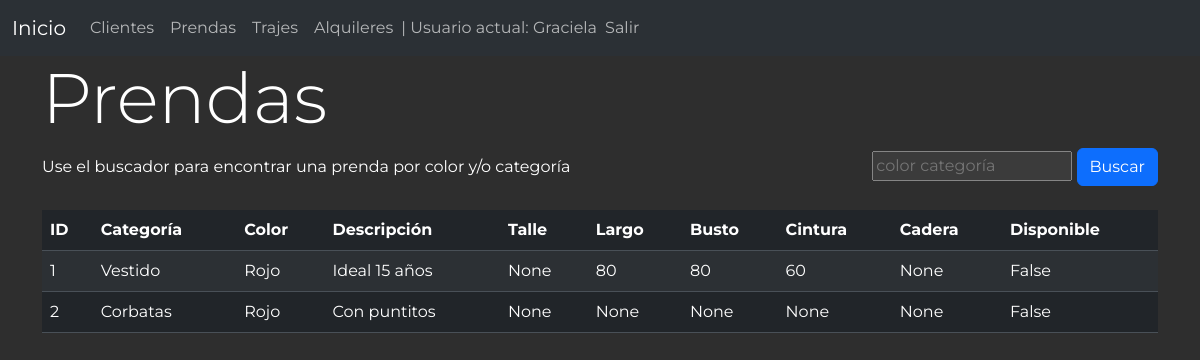
The app's page /prendas/ (signed in) with its own data.
### alquiler/models.py (models this page shows, shortened)
class Prenda(models.Model):
    categoria = models.ForeignKey('Categoria', on_delete=models.CASCADE)
    color = models.ForeignKey('Color', on_delete=models.CASCADE, default=1)
    descripcion = models.TextField(max_length=60, null=True, blank=True)
    busto = models.IntegerField(null=True, blank=True)
    cintura = models.IntegerField(null=True, blank=True)
    cadera = models.IntegerField(null=True, blank=True)
    largo = models.IntegerField(null=True, blank=True, verbose_name='Largo(cm)',)
    talle = models.CharField(max_length=20, null=True, blank=True)
    relacionadas = models.ManyToManyField('self', blank=True, verbose_name='Relacionadas',)
    disponible = models.BooleanField(default=True)
    def nro_articulo(self):
        return self.id
    nro_articulo.short_description = 'Número de Artículo'
    class Meta:
        db_table = 'prenda'
        verbose_name = 'prenda'
        verbose_name_plural = 'prendas'

class Categoria(models.Model):
    nombre = models.CharField(max_length=100)
    descripcion = models.TextField(blank=True)
    def __str__(self):
        return self.nombre
    class Meta:
        db_table = 'categoria'
        verbose_name = 'categiria'
        verbose_name_plural = 'categorias'

class Color(models.Model):
    nombre = models.CharField(max_length=100)
    def __str__(self):
        return self.nombre
    class Meta:
        db_table = 'color'
        verbose_name = 'color'
        verbose_name_plural = 'colores'

### alquiler/views.py (the view)
# urls.py: path('prendas/', views.prendas, name='prendas'),
@login_required
def prendas(request):
    query = request.GET.get('q', '')
    if query:
        terms = query.split()
        filters = Q()
        for term in terms:
            filters |= Q(categoria__nombre__icontains=term) | Q(color__nombre__icontains=term)
        prendas = Prenda.objects.filter(filters)
    else:
        prendas = Prenda.objects.all()
    return render(request, 'prendas.html', {'prendas': prendas, 'query': query})

### alquiler/templates/prendas.html (shortened to what this page needs)
{% extends 'layout.html' %}
{% block content %}
<main class="container">
    <div class="extremos">
        <h1>Prendas</h1>
    </div>
    <div class="extremos">
        <span>Use el buscador para encontrar una prenda por color y/o categoría</span>
        <form action="{% url 'prendas' %}" method="get">
            <input type="search" name="q" value="{{ query }}" placeholder="color categoría">
            <button class="btn btn-primary" type="submit">Buscar</button>
        </form>
    </div>
    <br>
    <table class="table table-striped">
        <thead>
            <tr>
                <th scope="col">ID</th>
                <th scope="col">Categoría</th>
                <th scope="col">Color</th>
                <th scope="col">Descripción</th>
                <th scope="col">Talle</th>
                <th scope="col">Largo</th>
                <th scope="col">Busto</th>
                <th scope="col">Cintura</th>
                <th scope="col">Cadera</th>
                <th scope="col">Disponible</th>
            </tr>
        </thead>
        <tbody>
          {% for prenda in prendas %}
          <tr>
              <td>{{ prenda.id }}</td>
              <td>{{ prenda.categoria }}</td>
              <td>{{ prenda.color }}</td>
              <td>{{ prenda.descripcion }}</td>
              <td>{{ prenda.talle }}</td>
              <td>{{ prenda.largo }}</td>
              <td>{{ prenda.busto }}</td>
              <td>{{ prenda.cintura }}</td>
              <td>{{ prenda.talle }}</td>
              <td>{{ prenda.disponible }}</td>
          </tr>
          {% endfor %}
        </tbody>
      </table>
</main>
{% endblock %}

### alquiler/templates/layout.html (shortened to what this page needs)
{% load static %}
<!DOCTYPE html>
<html lang="es" data-bs-theme="dark">
<head>
    <link rel="stylesheet" href="https://cdnjs.cloudflare.com/ajax/libs/font-awesome/5.15.3/css/all.min.css">
    <link rel="stylesheet" href="{% static 'css/bootstrap.min.css'%}">
    <link rel="stylesheet" href="{% static 'css/estilo.css' %}">
</head>
<nav class="navbar navbar-expand-lg bg-body-tertiary">
    <div class="container-fluid">
      <a class="navbar-brand" href="{% url 'index' %}">Inicio</a>
      <div class="collapse navbar-collapse" id="navbarNavAltMarkup">
        <div class="navbar-nav">
          {% if request.user.is_authenticated %}
              <a class="nav-link" href="{% url 'clientes' %}">Clientes</a>
              <a class="nav-link" href="{% url 'prendas' %}">Prendas</a>
              <a class="nav-link" href="{% url 'trajes' %}">Trajes</a>
              <a class="nav-link" href="{% url 'lista_alquileres' %}">Alquileres</a>
              <span class="navbar-text"> | Usuario actual: {{ user.username }}</span>
              <a class="nav-link" href="{% url 'salir' %}">Salir</a>
          {% endif %}
        </div>
      </div>
    </div>
</nav>
<body>
    {% block content %}
    {% endblock %}
</body>
</html>

### alquiler/static/css/estilo.css (style rules this page uses)
body { margin: 0; font-family: 'Montserrat', sans-serif; background-color: #2e2e2e; color: #FFF; background-repeat: no-repeat; background-size: cover; background-attachment: fixed; }
h1 { font-size: 70px; font-weight: 350; }
.extremos { display: flex; justify-content: space-between; align-items: center; }

### records on screen
Prenda: id "1", categoria "Vestido", color "Rojo", descripcion "Ideal 15 años", talle "None", largo "80", busto "80", cintura "60", disponible "False"
Prenda: id "2", categoria "Corbatas", color "Rojo", descripcion "Con puntitos", talle "None", largo "None", busto "None", cintura "None", disponible "False"

### other values on screen
{{ user.username }} "Graciela"
